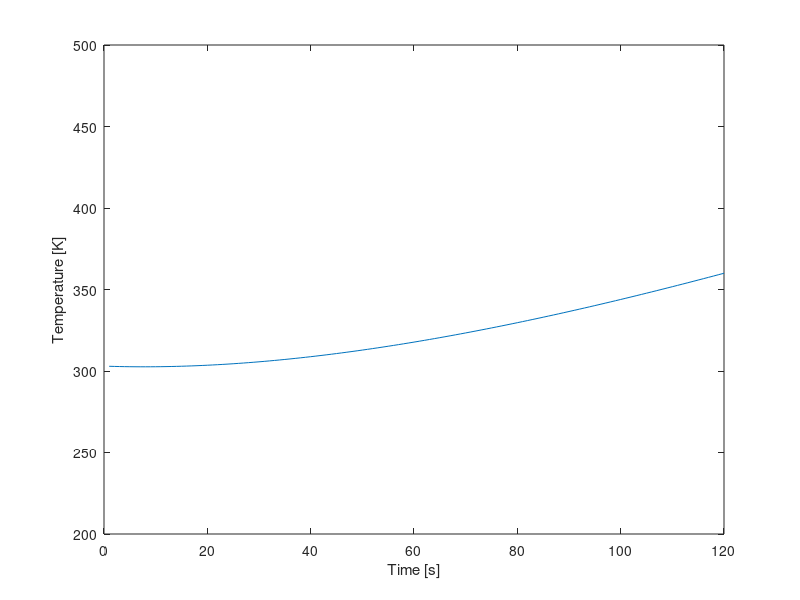

Here is the MATLAB script that generated this plot:
clear all, close all, clc
%% Setup
% This section contains the parameters of the setup (start of cycle)
i=1;                     %Value for plot
T_0 = 293;              %Starting temperature in [K], assumed for all fluids, gasses and materials
T_water = 293;              %Starting temperature water in [K]
T_al = 293;                 %Starting temperature aluminium in [K]
T_cu = 293;                 %Starting temperature copper in [K]
T_pvc = 293;                %Starting temperature PVC in [K]
T_pur = 293;                %Starting temperature polyurethane in [K]
T_air = 293;                %Starting temperature internal air in [K]
T_amb = 293;                %Starting temperature ambient (outside) air in [K]
t = 1;                      %Time at the start [s]
t_final=120;               %Time at end cycle [s]
%% First order variables
%This section contains the properties and constants of the materials, but also fixed variables of the setup
%Copper tubing
r_inner_cu = 0.004;     %Inner radius copper tube [m]
r_outer_cu = 0.006;     %Outer radius copper tube [m]
roughness_cu = 0.0015;  %Pipe roughness [m]
length_cu = 6.85;       %Length copper tube [m]
epsilon_cu = 0.05;      %Emissivity copper [-]
rho_cu = 8960;          %Density copper [kg/m^3]
c_cu = 386;             %Specific heat copper [J/kg K]
k_cu = 400;             %Thermal conductivity copper [W/(m K)]
%PVC tubing
hsv_pvc_d = 0.0022;     %Thickness of the HSV PCV [m]
r_outer_pvc = 0.055;    %Outer radius PVC tube [m]
r_inner_pvc = r_outer_pvc - hsv_pvc_d ;   %Inner radius PVC tube [m]
r_outer_double_pvc = r_outer_pvc + hsv_pvc_d; %Outer Radius of double-layered PVC tube (near endcaps) [m]
length_pvc = 0.130;     %Length/Height PVC tube [m] (this was shown to be slightly longer during first building phase with no real means to cut it down to 0.125m)
length_cap_pvc = 0.034; %Length/Height of a PVC Endcap [m]
epsilon_pvc = 0.9;      %Emissivity PVC [-]
rho_pvc = 1330;         %Density PVC [kg/m^3]
k_pvc = 0.19;           %Thermal conductivity PVC [W/(m K)]
d_air_endcap = 0.01;    %Distance between Kingspan Therma and the PVC endcap. Used to determine therma resistance
%Polyurethane tubing
r_inner_pur = 0.004;    %Inner radius polyurethane tube [m]
r_outer_pur = 0.006;    %Outer radius polyurathane tube [m]
d_pur = 0.002;          %Wall Thickness polyurthane tube [m]
length_pur = 6;         %Length polyurethane tube [m]
epsilon_pur = 0.9;      %Emissivity polyurethane [-]
k_pur = 0.13;           %Thermal conducitivity polyurethane [W/(m K)]
%Aluminium plate
A_al = 1.085;           %Area aluminium plate [m^2]
epsilon_paint = 0.95;   %Emissivity black acrylic paint [-] 
rho_al = 2700;          %Density aluminium [kg/m^3]
d_al = 0.002;           %thickness aluminium plate [m]
k_al = 237;             %Thermal conductivity aluminium [W/(m K)]
c_al = 900;             %Specific heat aluminium [J/kg K]
%Water
rho_water_20C = 998;    %Density water at 20C [kg/m^3]
c_water = 4148;         %Specific heat water [J/kg K]
%Air
rho_air = 1.29;         %Density air at 20C [kg/m^3]
c_air = 1006;           %Specific heat air [J/kg K]
k_air = 0.025;          %Thermal conductivity air [W/m K]
%General Setup Wood Properties
k_wood = 0.12;       %Thermal Conductivity of Pinewood [W/m k]                       
d_wood = 0.054;      %Wood border thcikness [m], simplification, in reality 2 mm air pocket within 
A_wood = 0.3107;     %Inner Surface Area wood layer [m], slight simplification
%Kingspan Insulation Properties
ks_k = 0.022;     % Thermal Conductivity Kingspan insulation layer[W/(m*k)]
ks_d = 0.04;      % thickness of Kingspan insulation layer [m]
ks_spacer_d = 0.01; % Thickness of a single Kingspan spacer layer [m]
%Other
sigma = 5.67*10^-8;     %Stefan Boltzmann constant [W/(m^2 K^4)]
flowrate = 3/60000;     %Flowrate pump [m^3/s]
E = 1000;               %Irradiance artificial sun [W/m^2]

%% Second order variables

%Copper tube
A_outer_cu = 2 * pi * r_outer_cu * length_cu;       %Outer surface area copper tube [m^2]
A_inner_cu = 2 * pi * r_inner_cu * length_cu;       %Inner surface area copper tube [m^2]
A_exposed_cu = A_outer_cu/2;

V_cu = pi * r_inner_cu^2 * length_cu;               %Inner volume copper tube [m^3]
M_cu = V_cu * rho_cu;

%Surface areas and volume PVC tube
A_outer_pvc = 2 * pi * r_outer_pvc * length_pvc;    %Outer area PVC tube [m^2]
A_inner_pvc = 2 * pi * r_inner_pvc * length_pvc;    %Inner area PVC tube [m^2]

V_pvc = pi * r_inner_pvc^2 * length_pvc;            %Inner volume PVC tube [m^3]

%Surface areas and volume Polyurethane Tubing
A_outer_pur = 2 * pi * r_outer_pur * length_pur;    %Outer area Polyurethane Tubing [m^2]
A_inner_pur = 2 * pi * r_inner_pur * length_pur;    %Inner area Polyurethane Tubing [m^2]

V_pur = pi * r_inner_pur^2 * length_pur;            %Inner volume Polyurethane Tubing [m^3]

%Aluminium plate
V_al = A_al*0.002;                                  %Volume aluminium plate [m^3]
M_al = rho_al*V_al;                                 %Mass aluminium plate [kg]

%The following values are lifted from the earlier matlab model and are used to calculate (average) surface area of the Kingspan Insulation.
hsv_al_width = 0.04017;                                                                % Width of Aluminum Tape reflector section, [m]
hsv_therma_width_in = (hsv_al_width + (2*(sind(18)*0.010)));                           %'width' of kingspan therma plate on the inside, [m]
hsv_therma_width_out = (hsv_al_width + (2*(sind(18)*0.010))) + 2*(tand(18)*ks_d);      %'width' of kingspan therma plate on the outside, [m]
hsv_therma_a_in = length_pvc * hsv_therma_width_in;                                    %Area of kingspan therma plate on inside, [m^2]
hsv_therma_a_out = length_pvc * (hsv_therma_width_out);                                %Area of kingspan therma plate on outside, [m^2]
hsv_therma_a_avg = (hsv_therma_a_out + hsv_therma_a_in)/2;                             %Surface area in middle of therma plate, [m^2]

%The Heat Storage Vessel is seperated into two parts: one for the parts with overlap of endcaps and one for the part without 
pvc_ec_inner_length = length_cap_pvc - hsv_pvc_d;                                                       %Inner length of PVC Endcap [m]
hsv_pvc_a_single = (length_cap_pvc - (pvc_ec_inner_length * 2)) * ((r_inner_pvc+r_outer_pvc)/2) * 2 * pi; %Average PVC Surface Area for Heat Storage Vessel section without overlap [m]
hsv_pvc_a_double = (pvc_ec_inner_length * 2) * ((pvc_ec_inner_length+r_outer_double_pvc)/2) * 2 * pi;         %Average PVC Surface Area for Heat Storage Vessel sections with overlap [m]
pvc_ec_a = (r_outer_pvc)^2 * pi;                                                                         %Surface area of a single endcap, [m^2]

% Air Insulation Values
% The following values, once again lifted from the earlier model, aim at extracting helpfull values for calculation of the resistive properties of air in between the HSV and its insulation.
% These values are simplified estimations.
hsv_air_avgdist1 = ((0.010+0.00795)/2)*((length_pvc - (pvc_ec_inner_length * 2))/length_pvc) + ((0.0078+0.00575)/2)*((pvc_ec_inner_length * 2)/length_pvc); %Average distance of the heat reflector to the outer wall of the PVC body [m], USES PRE CALCULATED VALUES.  Accounts for the double layer PVC near the endcap, [m]
hsv_air_avg_a1 = length_pvc * (hsv_al_width - (2*(sind(18)*0.005)));                                                                                                                %Surface area at the average point between pvc and reflector [m^2], (TODO implement avgdist 1)
hsv_air_avgdist2 = 0.00905;                                                                                                                                                             %Average distance between reflector and kingspan therma plate [m]
hsv_air_avg_a2 = length_pvc * (hsv_al_width + (2*(sind(18)*0.005)));                                                                                                                %Surface are at the average point between reflector and kingspan therma [m^2], (TODO implement avgdist 2)
    
%Aluminum Reflector Tape Properties
d_al_t = 0.0001;                            % Thickness of an aluminum reflector segment [m]
a_al_t = hsv_al_width * length_pvc;         % Area of a single heat reflector element. 10 are present in total [m^2]
    
% Convective heat transfer coefficients
h_air = 5.0;         %CVTH of still air [W/(m^2 K)], Range (4.0 to 5.9)
h_water = 100;      %CVTH of water [W/(m^2 K)], Range (100 to 15000), Unused
h_pvc = 5;        %CVTH PVC [W/(m^2 K)], Range (5 to 9)
h_al = 7;        %CVTH aluminium [W/(m^2 K)], Range (7 to 10)
h_kingspan = 10;   %CTVH of Kingspan-Therma insulation [W/(m^2 K)], Range (10 to 30) (Aluminum surface)
h_pur = 5;        %CVTH of Polyurethane [W/(m^2 K)], PLACEHOLDER            
%Radiative heat transfer coefficients
h_r_pvc = 0.1;       %RDTH of pvc [W/(m^2 K)], PLACEHOLDER
h_r_al = 0.08;       %RDTH of aluminium-foil [W/(m^2 K)], PLACEHOLDER 
h_r_Kingspan = 0.08;  %RDTH of Kingspan-Therma insulation [W/(m^2 K)], PLACEHOLDER
h_r_pur = 0.5;       %RDTH of Polyurethane [W/(m^2 K)], PLACEHOLDER
%Overall Heat Transfer Coefficients, (may change due to change in CVTH)
U_cu = 1700;         %OHTC water in copper [W/(m^2 K)] TODO check this, has large influence on final temp
U_pur = 120.76;      %OHTC water in polyurethane [W/(m^2 K)]
U_pvc = 4.21;       %OHTC water in PVC [W/(m^2 K)]
%Other
V_system = V_cu+V_pvc+V_pur;                  %Volume of system  

%Simplified without radiation
R_a = 1/((1/(h_pvc*(hsv_pvc_a_single+hsv_pvc_a_double))) + (log(r_outer_pvc/r_inner_pvc)/(2*pi*length_pvc*k_pvc))); %Convection from PVC into first air pocket, And conduction through PVC.
R_b = hsv_air_avgdist1 / (k_air * (10*hsv_air_avg_a1)); %Conduction through first air pocket
R_c = 1/((1/(h_al*(10*a_al_t))) + (d_al_t/k_al*(10*a_al_t))); %Convection from reflector to second air pocket, And conduction through reflector.
R_d = hsv_air_avgdist2 / (k_air * (10*hsv_air_avg_a2)); %Conduction through second air pocket
R_e = 1/((1/(h_kingspan*(10*hsv_therma_a_avg))) + (ks_d/(ks_k*(10*hsv_therma_a_avg)))); %Convection from Kingspan Therma to ambient, And conduction through Kingspan Therma.    
R_hsv_radial = R_a + R_b + R_c + R_d + R_e;
%Endcap (Assumed single endcap here. Second one will be accounted for in R_hsv_endcaps)
R_z = 1/((1/(k_pvc*pvc_ec_a)) + (hsv_pvc_d/(k_pvc*pvc_ec_a)));          %Convection from PVC into air gap, and conduction through pvc.
R_y = d_air_endcap/(k_air * pvc_ec_a);                                  %Conduction through air gap
R_x = 1/((1/(h_kingspan*pvc_ec_a)) + (ks_d/(ks_k*pvc_ec_a)));           %Convection from Kingspan Therma into outside atmosphere, and conduction through Kingspan Therma
R_hsv_endcaps = 1/((R_z + R_y + R_x) + (R_z + R_y + R_x));              %Total Equivalent Thermal resistance of both endcaps
R_hsv = 1/((1/R_hsv_radial) + (1/R_hsv_endcaps));


%misc thermal resistance (taken out of loop)
R_al = d_al/(k_al * A_al);                    %Thermal resistance aluminium plate 
R_sol_air = 0.1;                                %Conductive thermal resistance air, PLACEHOLDER 
R_sol_wood = d_wood/(k_wood * A_wood) ;       %Conductive thermal resistance wood setup    
R_pur = 1/((1/(h_pur*(A_outer_pur))) + (log(r_outer_pur/r_inner_pur)/(2*pi*length_pur*k_pur))); %Thermal resistance of Polyurethane tube. Not accounting for rad

%Empty Arrays
T_air = repmat(0, 1,t_final);
T_cu = repmat(0, 1,t_final);
T_al = repmat(0, 1,t_final);
T_water = repmat(0, 1,t_final);
T_pur = repmat(0, 1,t_final);
T_0 = repmat(0, 1,t_final);

T_0(1) = 293;                  %Starting temperature in [K], assumed for all fluids, gasses and materials
T_water(1) = 303;              %Starting temperature water in [K]
T_al(1) = 293;                 %Starting temperature aluminium in [K]
T_cu(1) = 293;                 %Starting temperature copper in [K]
T_pur(1) = 293;                %Starting temperature polyurethane in [K]
T_air(1) = 293;                %Starting temperature internal air in [K]


%% Plotting info
for i = 1:t_final
    %Water Mass
    %rho_water = (999.83953 + 16.945176 * (1.00024*T_water(i)) - 7.9870401*10^-3 * (1.00024*T_water(i))^3 - 46.17046*10^-6* (1.00024*T_water(i))^3 +105.56302*10^-9 * (1.00024*T_water(i))^4 - 280.54253*10^-12 * (1.00024*T_water(i))^5)/(1+16.897850*10^-3 * (1.00024*T_water(i)));   %Density water
    M_water = V_system*rho_water_20C;       %Volume of water inside system. Can produce weird values if the rest doesnt work, likely not cause of issues.
    %%%%%%%%%%%%%%%%%%%%%%%%%%%%%%%%%%%%%%%%%%%%%%%%%%%    
    %Addition of Heat
    Qdot_gain(i) = 100*i;   %Fill sum of energy gains here
    T_water(i) = T_water(i) + (Qdot_gain(i)/(M_water*c_water));             %New Temperature of water due to heat gain in a single second, right side is Temp change in said second

    %%%%%%%%%%%%%%%%%%%%%%%%%%%%%%%%%%%%%%%%%%%%%%%%%%%
    %Heat Storage Vessel - loss - This works completely
    Qdot_loss_hsv(i) = (T_water(i)-T_amb)/R_hsv ;                           %Heat loss hsv
    Qdot_loss_pur(i) = (T_water(i)-T_amb)/R_pur;                            %Heat loss polyurethane tubing 
    Qdot_loss(i) = Qdot_loss_hsv(i) + Qdot_loss_pur(i);                     %Sum all of the heat losses per second instance here
    T_water(i) = T_water(i)-(Qdot_loss(i)/(M_water*c_water));               %New Temperature of water due to heat loss in a single second, right side is Temp change in said second

    %%%%%%%%%%%%%%%%%%%%%%%%%%%%%%%%%%%%%%%%%%%%%%%%%%%
    
    
    %Bringing the values that were determined in this time step to the next one
    T_water(i+1) = T_water(i); %brings current water temp over to the next time increment
    T_al(i+1) = T_al(i);
    T_cu(i+1) = T_cu(i);
    %%%%%%%%%%%%%%%%%%%%%%%%%%%%%%%%%%%%%%%%%%%%%%%%%%%
    %Plotting steps code
    y(i) = T_water(i); %Inserts current temp into its respective place in y for plotting
    t = t + 1;          % 1 stands for 1 step for time
    x(i) = i;           % time is on x axis
    i = i + 1;          % 1 step added for plot
end
%% Actual plot
plot(x,y);

xlim([0, t_final]);
ylim([200, 500]);
xlabel('Time [s]');
ylabel('Temperature [K]');
